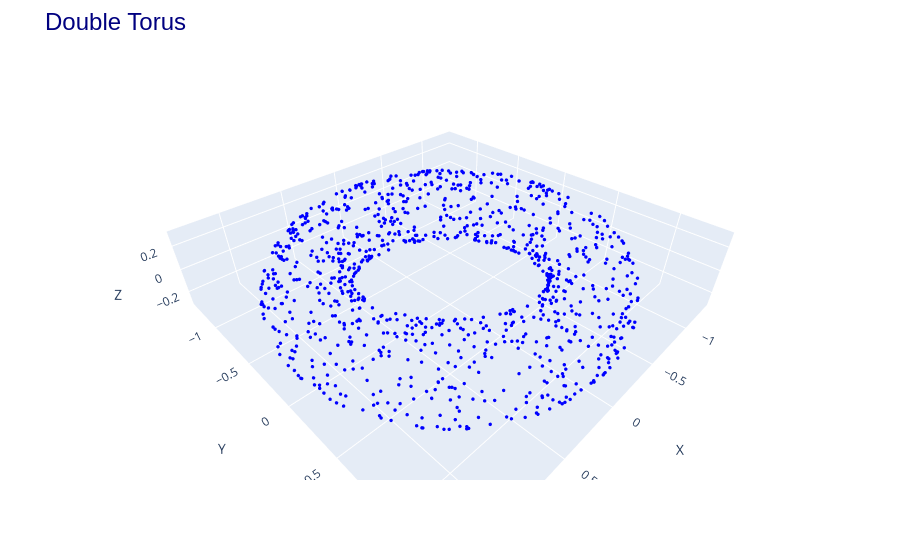

The notebook cell saved with this chart:
### Code cell
torus_data = util.generate_torus(1000)
torus_data_test = util.generate_torus(1000)
util.plot3d([(torus_data, "torus data")], title="Double Torus", color="blue")

### Figure 1 — Plotly figure (JSON) as saved in the notebook; plotly's stock layout.template omitted (floating-point values rounded to 4 significant figures; data arrays with more than 128 entries replaced by an {"elided": "..."} marker saying what was removed)
{"data": [{"marker": {"color": "blue", "size": 2}, "mode": "markers", "name": "torus data", "type": "scatter3d", "x": {"elided": "1000 float values"}, "y": {"elided": "1000 float values"}, "z": {"elided": "1000 float values"}}], "layout": {"margin": {"t": 60}, "scene": {"aspectmode": "data", "xaxis": {"title": {"text": "X"}}, "yaxis": {"title": {"text": "Y"}}, "zaxis": {"title": {"text": "Z"}}}, "title": {"font": {"color": "navy", "family": "Arial", "size": 24}, "text": "Double Torus"}}}
